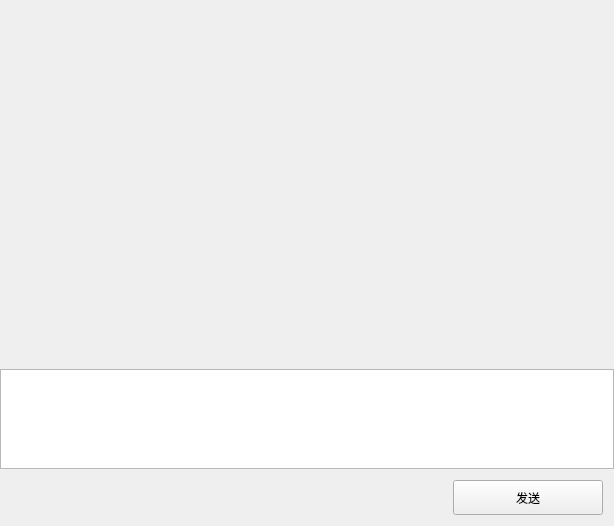
<?xml version="1.0" encoding="UTF-8"?>
<ui version="4.0">
 <class>ChatPageClass</class>
 <widget class="QWidget" name="ChatPageClass">
  <property name="geometry">
   <rect>
    <x>0</x>
    <y>0</y>
    <width>614</width>
    <height>526</height>
   </rect>
  </property>
  <property name="windowTitle">
   <string>ChatPage</string>
  </property>
  <layout class="QHBoxLayout" name="horizontalLayout">
   <property name="spacing">
    <number>0</number>
   </property>
   <property name="leftMargin">
    <number>0</number>
   </property>
   <property name="topMargin">
    <number>0</number>
   </property>
   <property name="rightMargin">
    <number>0</number>
   </property>
   <property name="bottomMargin">
    <number>0</number>
   </property>
   <item>
    <widget class="QWidget" name="chat_data_wid" native="true">
     <layout class="QVBoxLayout" name="verticalLayout">
      <property name="spacing">
       <number>0</number>
      </property>
      <property name="leftMargin">
       <number>0</number>
      </property>
      <property name="topMargin">
       <number>0</number>
      </property>
      <property name="rightMargin">
       <number>0</number>
      </property>
      <property name="bottomMargin">
       <number>0</number>
      </property>
      <item>
       <widget class="QWidget" name="title_wid" native="true">
        <layout class="QVBoxLayout" name="verticalLayout_2">
         <property name="spacing">
          <number>0</number>
         </property>
         <property name="leftMargin">
          <number>6</number>
         </property>
         <property name="topMargin">
          <number>6</number>
         </property>
         <property name="rightMargin">
          <number>6</number>
         </property>
         <property name="bottomMargin">
          <number>6</number>
         </property>
         <item>
          <widget class="QWidget" name="widget" native="true">
           <layout class="QHBoxLayout" name="horizontalLayout_2">
            <property name="spacing">
             <number>0</number>
            </property>
            <property name="leftMargin">
             <number>0</number>
            </property>
            <property name="topMargin">
             <number>0</number>
            </property>
            <property name="rightMargin">
             <number>0</number>
            </property>
            <property name="bottomMargin">
             <number>0</number>
            </property>
            <item>
             <widget class="QLabel" name="title_lb">
              <property name="sizePolicy">
               <sizepolicy hsizetype="Preferred" vsizetype="Preferred">
                <horstretch>0</horstretch>
                <verstretch>0</verstretch>
               </sizepolicy>
              </property>
              <property name="minimumSize">
               <size>
                <width>0</width>
                <height>50</height>
               </size>
              </property>
              <property name="text">
               <string/>
              </property>
              <property name="alignment">
               <set>Qt::AlignLeading|Qt::AlignLeft|Qt::AlignVCenter</set>
              </property>
             </widget>
            </item>
           </layout>
          </widget>
         </item>
        </layout>
       </widget>
      </item>
      <item>
       <widget class="ChatView" name="chat_data_list" native="true">
        <property name="minimumSize">
         <size>
          <width>0</width>
          <height>250</height>
         </size>
        </property>
       </widget>
      </item>
      <item>
       <widget class="QWidget" name="tool_wid" native="true">
        <layout class="QHBoxLayout" name="horizontalLayout_3">
         <property name="bottomMargin">
          <number>6</number>
         </property>
         <item>
          <widget class="ClickLabel" name="emo_lb">
           <property name="minimumSize">
            <size>
             <width>25</width>
             <height>0</height>
            </size>
           </property>
           <property name="text">
            <string/>
           </property>
          </widget>
         </item>
         <item>
          <spacer name="horizontalSpacer_2">
           <property name="orientation">
            <enum>Qt::Horizontal</enum>
           </property>
           <property name="sizeType">
            <enum>QSizePolicy::Fixed</enum>
           </property>
           <property name="sizeHint" stdset="0">
            <size>
             <width>10</width>
             <height>20</height>
            </size>
           </property>
          </spacer>
         </item>
         <item>
          <widget class="ClickLabel" name="file_lb">
           <property name="minimumSize">
            <size>
             <width>25</width>
             <height>0</height>
            </size>
           </property>
           <property name="text">
            <string/>
           </property>
          </widget>
         </item>
         <item>
          <spacer name="horizontalSpacer">
           <property name="orientation">
            <enum>Qt::Horizontal</enum>
           </property>
           <property name="sizeHint" stdset="0">
            <size>
             <width>40</width>
             <height>20</height>
            </size>
           </property>
          </spacer>
         </item>
        </layout>
       </widget>
      </item>
      <item>
       <widget class="MessageTextEdit" name="chatEdit">
        <property name="sizePolicy">
         <sizepolicy hsizetype="Preferred" vsizetype="Preferred">
          <horstretch>0</horstretch>
          <verstretch>0</verstretch>
         </sizepolicy>
        </property>
        <property name="minimumSize">
         <size>
          <width>0</width>
          <height>100</height>
         </size>
        </property>
        <property name="maximumSize">
         <size>
          <width>16777215</width>
          <height>100</height>
         </size>
        </property>
       </widget>
      </item>
      <item>
       <widget class="QWidget" name="send_wid" native="true">
        <property name="minimumSize">
         <size>
          <width>0</width>
          <height>50</height>
         </size>
        </property>
        <layout class="QHBoxLayout" name="horizontalLayout_4">
         <property name="topMargin">
          <number>0</number>
         </property>
         <property name="bottomMargin">
          <number>0</number>
         </property>
         <item>
          <spacer name="horizontalSpacer_3">
           <property name="orientation">
            <enum>Qt::Horizontal</enum>
           </property>
           <property name="sizeHint" stdset="0">
            <size>
             <width>40</width>
             <height>20</height>
            </size>
           </property>
          </spacer>
         </item>
         <item>
          <widget class="ClickedBtn" name="send_btn">
           <property name="minimumSize">
            <size>
             <width>150</width>
             <height>35</height>
            </size>
           </property>
           <property name="maximumSize">
            <size>
             <width>150</width>
             <height>35</height>
            </size>
           </property>
           <property name="text">
            <string>发送</string>
           </property>
          </widget>
         </item>
        </layout>
       </widget>
      </item>
     </layout>
    </widget>
   </item>
  </layout>
 </widget>
 <layoutdefault spacing="6" margin="11"/>
 <customwidgets>
  <customwidget>
   <class>ClickedBtn</class>
   <extends>QPushButton</extends>
   <header location="global">ClickedBtn.h</header>
  </customwidget>
  <customwidget>
   <class>ClickLabel</class>
   <extends>QLabel</extends>
   <header location="global">ClickLabel.h</header>
  </customwidget>
  <customwidget>
   <class>ChatView</class>
   <extends>QWidget</extends>
   <header location="global">ChatView.h</header>
   <container>1</container>
  </customwidget>
  <customwidget>
   <class>MessageTextEdit</class>
   <extends>QTextEdit</extends>
   <header location="global">MessageTextEdit.h</header>
  </customwidget>
 </customwidgets>
 <resources/>
 <connections/>
</ui>
